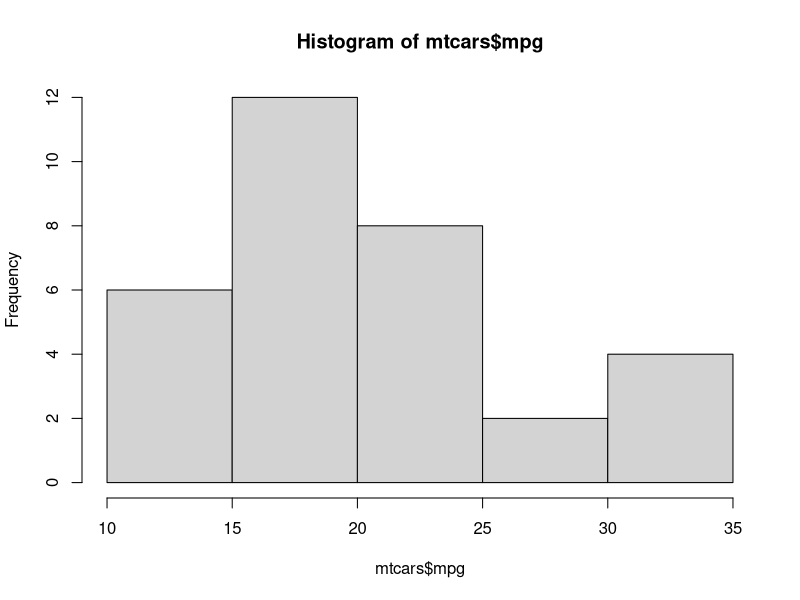
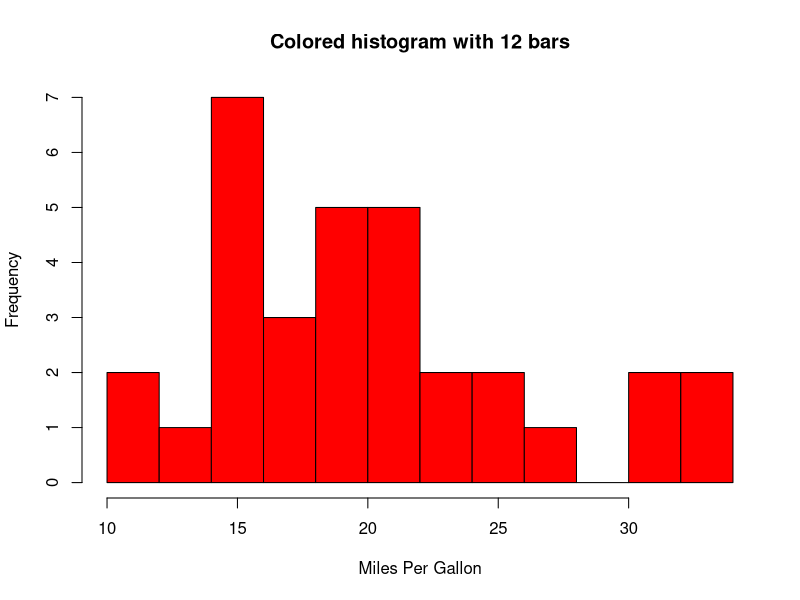
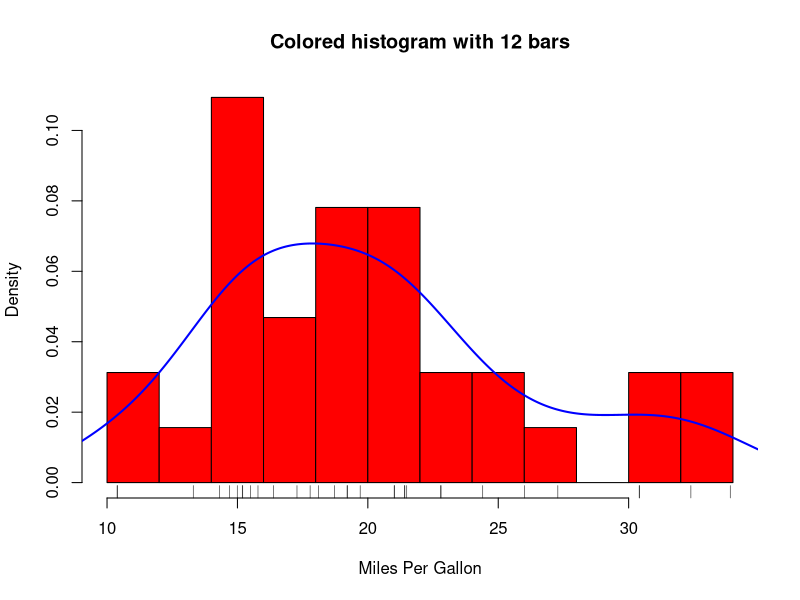

Generate these figures, in order, with R:
hist(mtcars$mpg)

hist(mtcars$mpg,
     breaks=12,
     col="red",
     xlab="Miles Per Gallon",
     main="Colored histogram with 12 bars")

hist(mtcars$mpg,
     freq = FALSE,
     breaks=12,
     col="red",
     xlab="Miles Per Gallon",
     main="Colored histogram with 12 bars")
rug(jitter(mtcars$mpg))
lines(density(mtcars$mpg), col="blue", lwd=2)